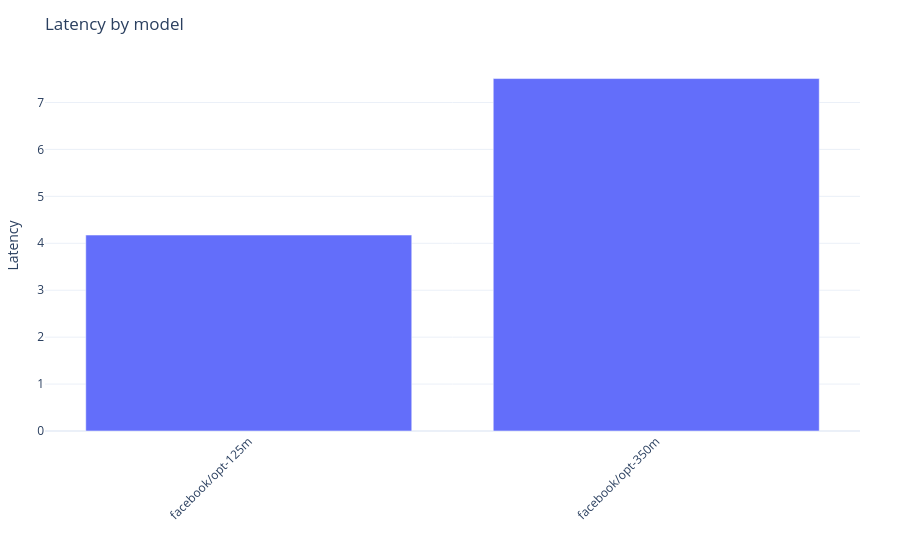

Notebook code for this chart:
### Markdown cell above
### 2.4 Evaluate LLM Latency

In this section, you’ll measure how quickly LLMs generate outputs by benchmarking them with the latency metric. Latency captures the time it takes for a model to process inputs and produce results.

**Why is this important?**
A model that produces excellent results but takes too long to respond may be unusable in production (e.g. chatbots, real-time translation, etc.). Understanding the latency of the models helps you to build responsive and efficient systems.

**Your tasks:**
- Measure the latency of each model witht the WikiText dataset.
- Visualize latency across models.

**Key questions to answer as you explore:**
- Which model has the lowest latency? And the highest?
- Is there a relationship between the latency and the model architecture? And the size?
- How does latency differ across hardware (CPU vs GPU)?

### Code cell
### To Complete ###
metrics = [
    LatencyMetric(
        n_iterations=10,
        n_warmup_iterations=10,
        device="cuda",
    ),
]

latency_results = evaluate(models=MODEL_IDS[:2], metrics=metrics, dataset="WikiText")
create_single_plot(data_dict={model_name: latency_results[model_name][0].result for model_name in latency_results}, x_label="", y_label="Latency", title="Latency by model")
### End of To Complete ###

### Figure 1 — Plotly figure (JSON) as saved in the notebook; plotly's stock layout.template omitted (floating-point values rounded to 4 significant figures)
{"data": [{"type": "bar", "x": ["facebook/opt-125m", "facebook/opt-350m"], "y": [4.175, 7.511]}], "layout": {"margin": {"b": 80, "l": 40, "r": 40, "t": 60}, "title": {"text": "Latency by model"}, "xaxis": {"tickangle": -45, "title": {"text": ""}}, "yaxis": {"title": {"text": "Latency"}}}}
